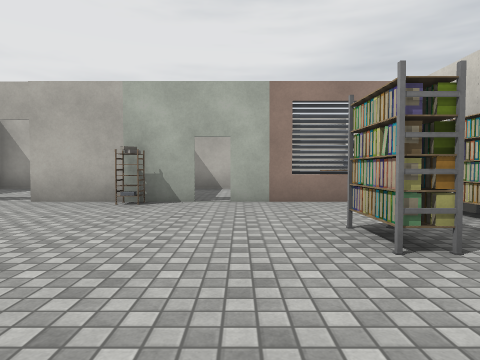
[1] (above)

12 first-person views from a walk through a scene from a Unity 3-D project. The camera is 1.2 m above the floor, tilts 2° down and sees 75° across. The floor is counted in squares, 2 m on a side. Each view is taken from the middle of a square. On the plan, view 1 faces up. The plan holds only what a view shows up to about 9 squares ahead; the rest is blank. The place goes on beyond the plan. The player character is not drawn. Some animated figures are not drawn. Door leaves are left out, so doorways stand open. Some surface patterns are stand-ins.

[2]
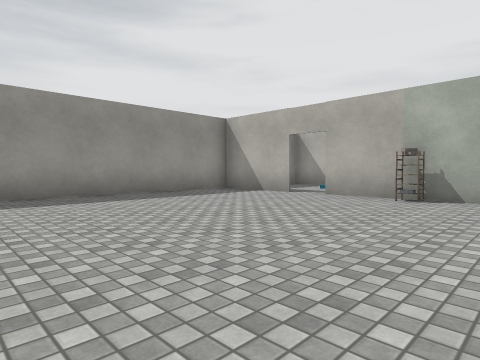

[3]
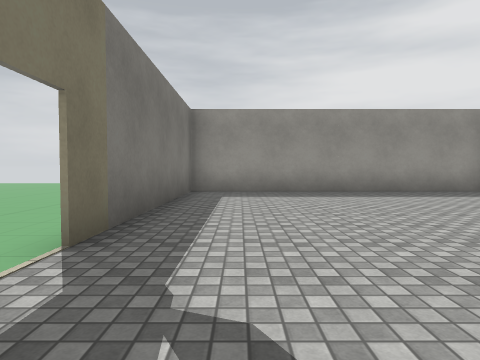

[4]
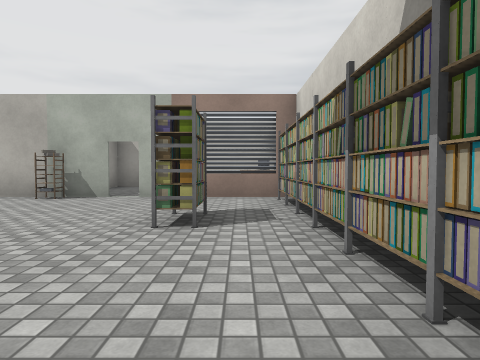

[5]
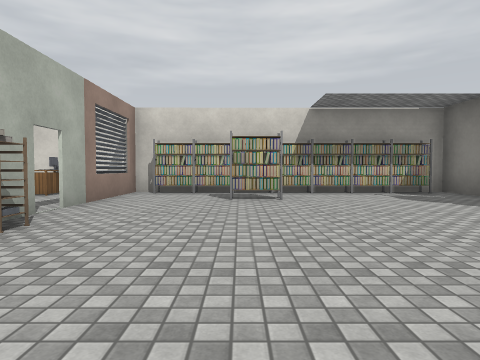

[6]
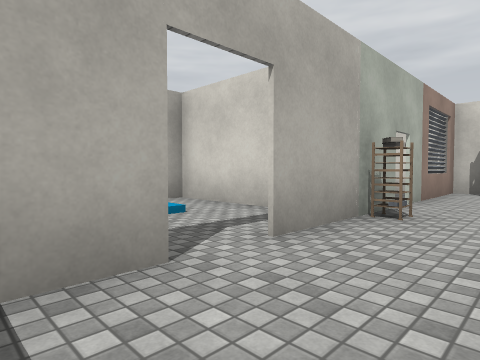

[7]
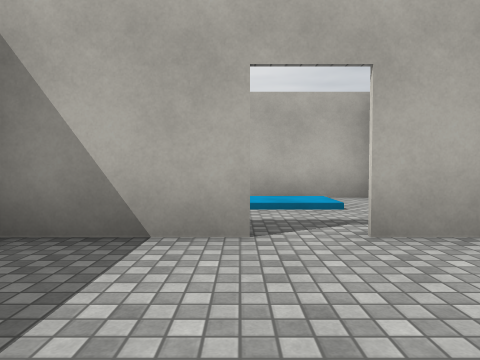

[8]
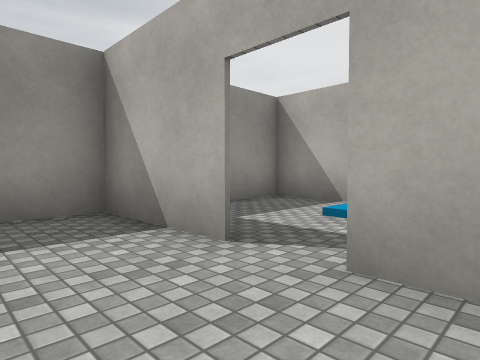

[9]
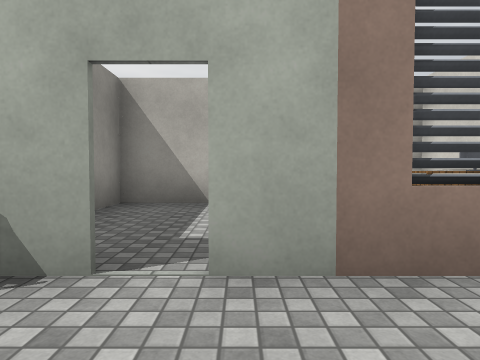

[10]
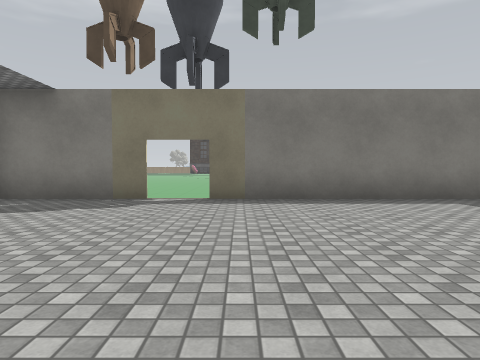

[11]
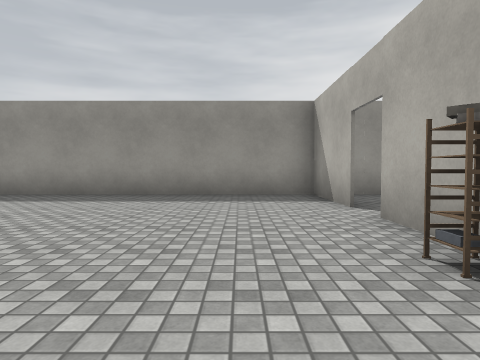

[12]
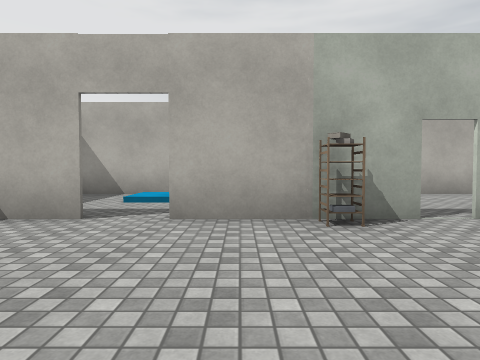

### Floor plan
Points are (right, up) in squares from view 1. A wall is a line through its corners. A room is listed if a view was taken in it or the views show most of it. See-through windows are left out.
Room 1 (views 1, 2, 3, 4, 5, 6, 7, 8, 9, 10, 11, 12)
walls: (-1.7, 5.1) (-1.7, 5.6) (-1.7, 5.2) (-2.2, 5.2) (-2.2, 5.8); (-2.1, 5.6) (-2.1, 5.1); (-0.8, 5.7) (-3.9, 5.7); (-4.9, 5.7) (-7.4, 5.7); (-0.1, -2.3) (3.2, -2.3) (3.2, 1.9); (3.2, 3.2) (3.2, 5.7) (-0.2, 5.7); (2.8, -1.9) (2.8, 5.2); (-7.4, 6.1) (-7.4, -2.3) (-1.4, -2.3)
low walls: (3.2, 2) (3.2, 3.1)
ways out: open door at (-4.5, 6) to room 2; opening at (-1, -2); open door at (-0.5, 6)
objects: other object (1, 3)
Room 2 (no view inside)
walls: (-2.2, 7.1) (-2.2, 9.6); (-2, 9.5) (-7.4, 9.5) (-7.4, 6.1)
ways out: open door at (-4.5, 6) to room 1

Positions as (right, up) in squares from view 1, and headings:
1: (0, 0), facing up
2: (0, -1), facing up-left
3: (1, -1), facing left
4: (2, -1), facing up
5: (-5, 3), facing right
6: (-6, 4), facing up-right
7: (-5, 3), facing up
8: (-3, 4), facing up-left
9: (0, 4), facing up
10: (-2, 4), facing down
11: (0, 4), facing left
12: (-3, 2), facing up
